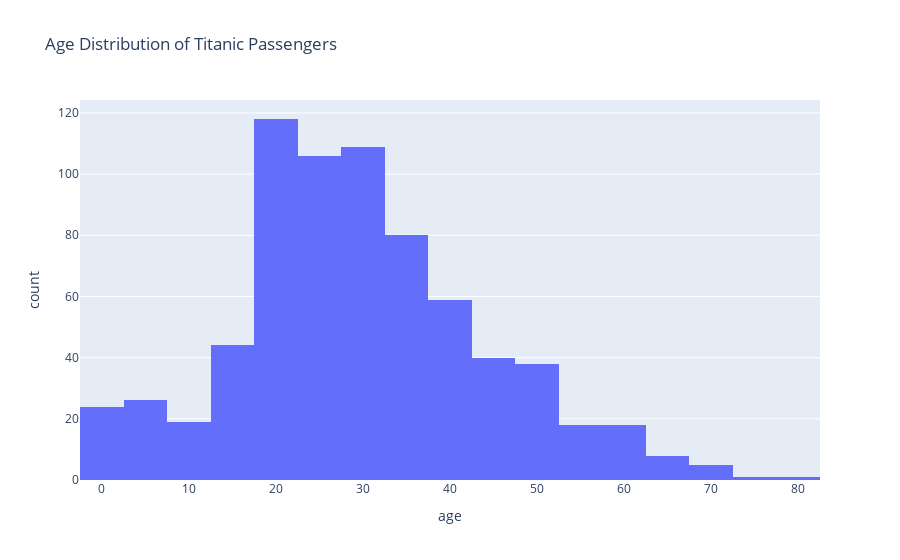

Notebook source saved alongside this figure:
### Code cell
fig1 = px.histogram(df,x='age',title='Age Distribution of Titanic Passengers',nbins=20)

fig1.show()

### Figure 1 — Plotly figure (JSON) as saved in the notebook; plotly's stock layout.template omitted (floating-point values rounded to 4 significant figures; data arrays with more than 128 entries replaced by an {"elided": "..."} marker saying what was removed)
{"data": [{"bingroup": "x", "hovertemplate": "age=%{x}<br>count=%{y}<extra></extra>", "legendgroup": "", "marker": {"color": "#636efa", "pattern": {"shape": ""}}, "name": "", "nbinsx": 20, "orientation": "v", "showlegend": false, "type": "histogram", "x": {"elided": "891 float values"}, "xaxis": "x", "yaxis": "y"}], "layout": {"barmode": "relative", "legend": {"tracegroupgap": 0}, "title": {"text": "Age Distribution of Titanic Passengers"}, "xaxis": {"anchor": "y", "domain": [0, 1], "title": {"text": "age"}}, "yaxis": {"anchor": "x", "domain": [0, 1], "title": {"text": "count"}}}}
